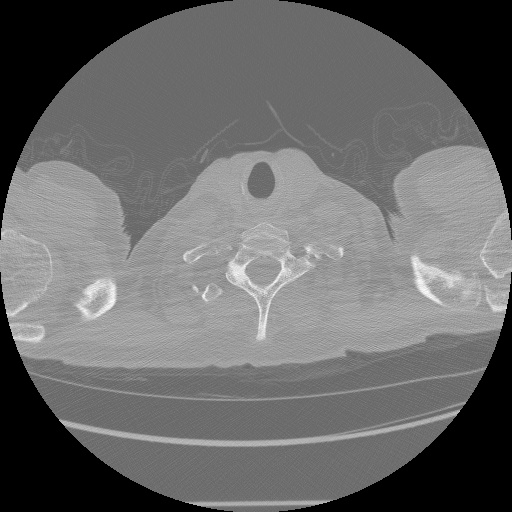
#> input picture sample-dataset/ID00007637202177411956430_0.jpg, 512 x 512 px, found by its file name; its folder holds 5 pictures in this run
$ jupyter execute histograms_with_clusters_and_threshold.ipynb   (shell and % lines are left out)
#> lines starting #> are read from the running program, lines starting #| are printed output that depends on the picture; after the words box and inside, x2 and y2 are one past the last pixel; in counts of white or black regions, pixels touching at a corner belong together; long printed decimals are rounded
[cell 1]
import os
import cv2
from sklearn.cluster import KMeans
from matplotlib.patches import Rectangle
from skimage.morphology import erosion, opening, square, disk

import pandas as pd
import numpy as np
import matplotlib.pyplot as plt

[cell 2]
def readSortedSlices(path):

    slices = []
    for s in os.listdir(path):
        slices.append(path + '/' + s)
    slices.sort(key = lambda s: int(s[s.find('_') + 1 : s.find('.')]))
    ID = slices[0][slices[0].find('/') + 1 : slices[0].find('_')]
    print('CT scan of Patient %s consists of %d slices.' % (ID, len(slices)))
    return (slices, ID)

def getSliceImages(slices):

    return list(map(readImg, slices))
#> in readImg, img is the input picture: shape (512, 512, 3); min 0, max 255, mean 104.9
#> call 2 of readImg, with showOutput = 0
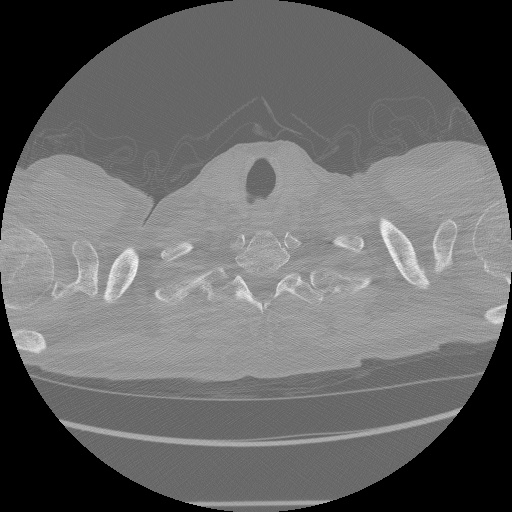
#> input picture sample-dataset/ID00007637202177411956430_1.jpg, 512 x 512 px, found by its file name
#> in readImg, img is the input picture: shape (512, 512, 3); min 0, max 255, mean 102.8
#> call 3 of readImg, with showOutput = 0
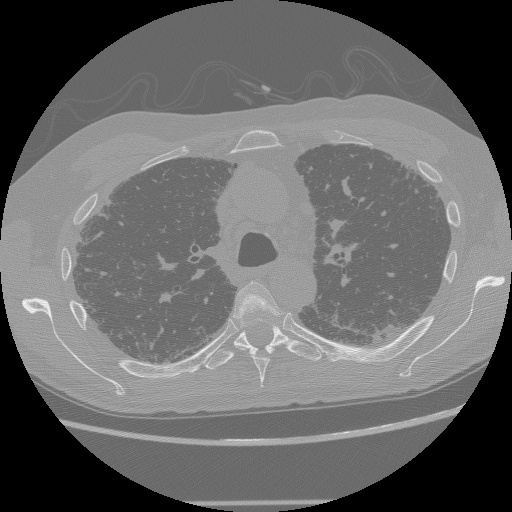
#> input picture sample-dataset/ID00007637202177411956430_10.jpg, 512 x 512 px, found by its file name
#> in readImg, img is the input picture: shape (512, 512, 3); min 0, max 255, mean 103.5
#> call 4 of readImg, with showOutput = 0
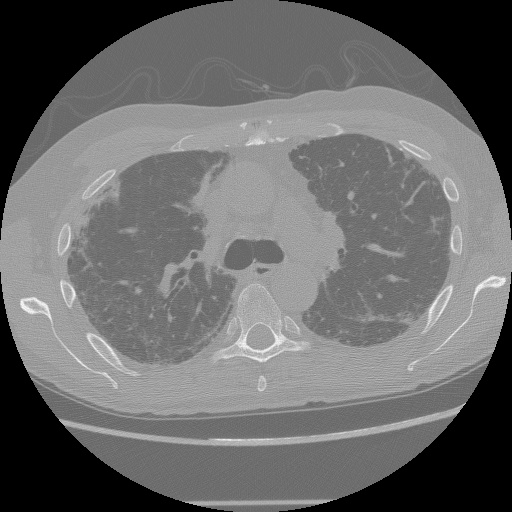
#> input picture sample-dataset/ID00007637202177411956430_11.jpg, 512 x 512 px, found by its file name
#> in readImg, img is the input picture: shape (512, 512, 3); min 0, max 255, mean 106.1
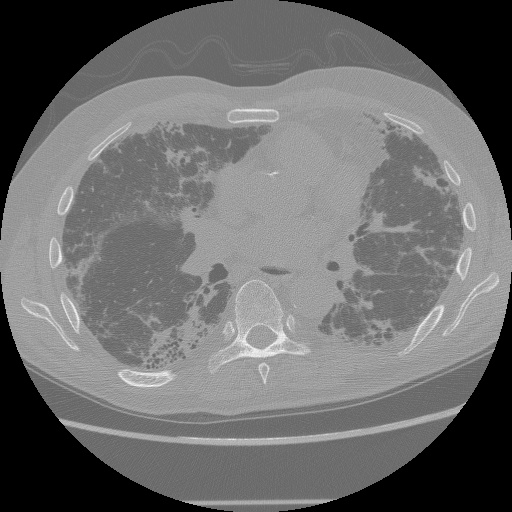
#> input picture sample-dataset/ID00007637202177411956430_16.jpg, 512 x 512 px, found by its file name
#> in readImg, img is the input picture: shape (512, 512, 3); min 0, max 254, mean 107.6

def readImg(path, showOutput=0):

    img = cv2.imread(path)
    img = cv2.cvtColor(img, cv2.COLOR_RGB2GRAY)

    if showOutput:
        plt.title('A CT Scan Image Slice')
        plt.imshow(img, cmap='gray')
    return img

[cell 3]
slices, PatientID = readSortedSlices('sample-dataset')
sliceImgs = getSliceImages(slices)
#> sliceImgs = 5 items

[cell 4]
# Select a sample slice to work with
plt.figure(figsize = (12, 6))
im = readImg('sample-dataset/ID00007637202177411956430_16.jpg')
plt.title('Original CT Image')
plt.imshow(im, cmap='gray')

[cell 5]
plt.figure(figsize = (12, 6))

plt.title('Image Histogram')
plt.xlabel('Greyscale Intensity Values [0, 255]')
plt.ylabel('Frequency')
plt.hist(im.ravel(), bins=256)
plt.show()
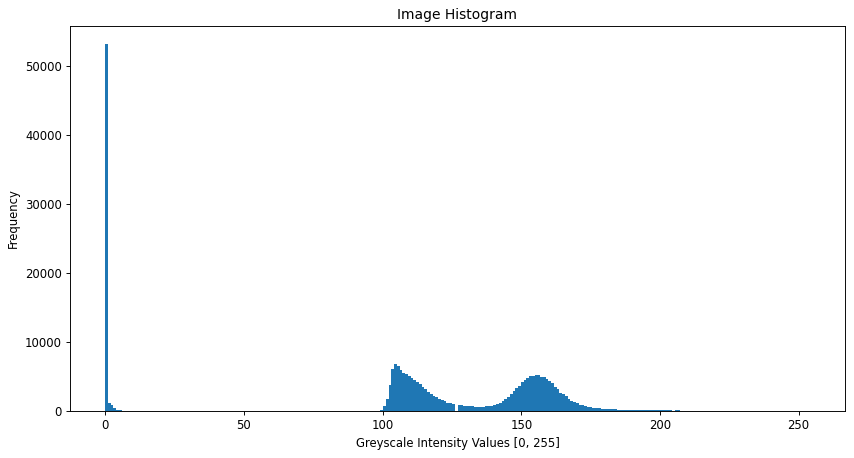
#> figure drawn by matplotlib, 1 panel; tallest bar 53209 high, from x = 0 to 0.992

[cell 6]
im.shape
#> Out = (512, 512)

[cell 7]
imflat = np.reshape(im, im.shape[0] * im.shape[1]).reshape(-1, 1)
print(imflat.shape)
#| (262144, 1)
imflat

[cell 8]
def plotSegmentedImg(img, segmented, K):

    # Plot the segmented image
    fig, (ax1, ax2) = plt.subplots(1, 2, figsize=(12, 6))

    ax1.imshow(img, cmap='gray')
    ax1.set_title('Original Image')
    ax1.axis('off')

    ax2.imshow(segmented)
    ax2.set_title('CT Image on Segmentation with KMeans of K = ' + str(K))
    ax2.axis('off')

def plotHistogram(img, centers=None, kmmodel=None, threshold=None):
    plt.figure(figsize = (16, 8))

    if centers:
        colors = ['red', 'blue', 'green', 'purple', 'black']; i = 0
        y = 20000
        # Center lines on the histogram
        for center in centers.values():
            plt.axvline(x = center, c = colors[i])
            plt.text(x = center + 1,
                     y = y,
                     s = "Center: %.3f"%center[0],
                     c = colors[i])
            i+=1; y = y + 5000

    if threshold:

        center_vals = sorted(centers.values())
        threshold_val = (center_vals[1] + center_vals[2])/2

        plt.axvline(x = threshold_val, c = 'black')
        plt.text(x = threshold_val + 1,
                 y = y + 5000,
                 s = "Threshold: %.3f"%threshold_val,
                 c = 'black')

    plt.title('Image Histogram, KMeans(K=3) Cluster Centers, and Calculated Threshold')
    plt.xlabel('Greyscale Intensity Values [0, 255]')
    plt.ylabel('Frequency')


    N, bins, patches = plt.hist(img.ravel(), bins=256)

    if kmmodel:
        for i in range(0, len(bins) - 1):
            label = kmmodel.predict([[i]])
            patches[i].set_facecolor(colors[label[0]])

    plt.show()

[cell 9]
def applyKMeans(img, K, plot_segmented=0, plot_histogram=0, threshold=0):

    imgflat = np.reshape(img, img.shape[0] * img.shape[1]).reshape(-1, 1)

    kmeans = KMeans(K)

    kmmodel = kmeans.fit(imgflat)

    labels = kmmodel.labels_
    centers = kmmodel.cluster_centers_

    print(len(labels), 'Labels: \n', labels)

    # Center values correspond to intensity values
    print(len(centers), 'Centers: \n', centers)

    # Print centers of labels
    centers_map = dict(zip(np.arange(K), centers))
    print('Labels with corresponding centers:', centers_map)

    segmented = np.array([centers_map[label] for label in labels]).reshape(img.shape[0], img.shape[1])

    segmented = segmented.astype(int)

    if plot_segmented:
        plotSegmentedImg(img, segmented, K)

    if plot_histogram:
        plotHistogram(img, centers_map, kmmodel, threshold=threshold)

    return segmented, labels, centers_map

[cell 10]
segmented, labels, centers = applyKMeans(im, 3, 1, 1, 1)
#> in applyKMeans, `centers = kmmodel.cluster_centers_`: centers = [157.8, 0.0883, 112.1]
#> (printed output is left out)
#| 3 Centers:
#|  [[1.57754682e+02]
#|  [8.82521695e-02]
#|  [1.12125677e+02]]
#> in applyKMeans, `centers_map = dict(zip(np.arange(K), centers))`: centers_map = {0: [157.8], 1: [0.0883], 2: [112.1]}
#| Labels with corresponding centers: {0: array([157.755]), 1: array([0.08825]), 2: array([112.126])}
#> in applyKMeans, `segmented = np.array([centers_map[label] for label in labels]).reshape..`:
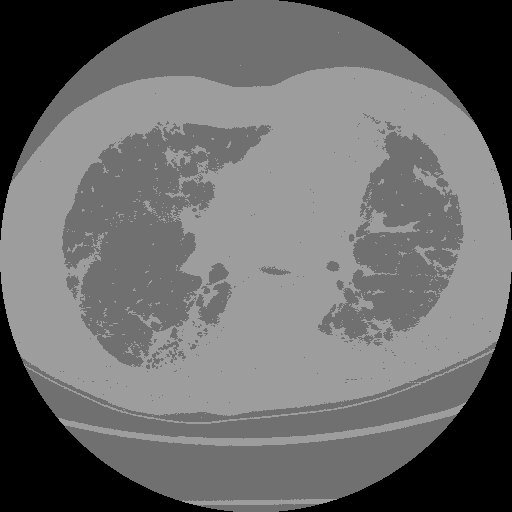
#> segmented: shape (512, 512) float64; min 0.0883, max 157.8, mean 107.6
#> in applyKMeans, `segmented = segmented.astype(int)`:
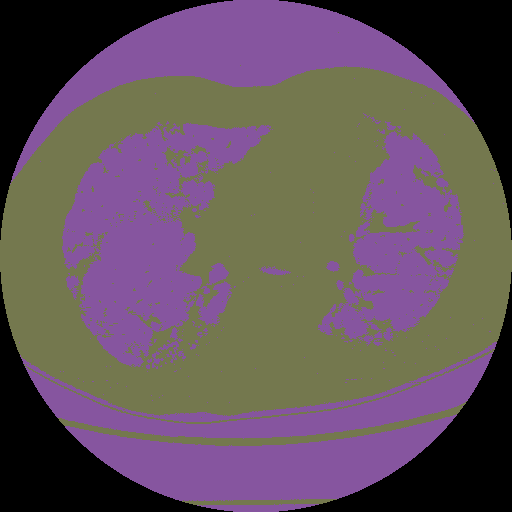
#> segmented: shape (512, 512) int64; 3 distinct labels, from 0 to 157; one colour per label, 0 black
#> the loop in plotHistogram, `for center in centers.values():` made 3 passes
#> (center, y) on passes 1 to 3: ([157.8], 25000), ([0.0883], 30000), ([112.1], 35000)
#> after the loop in plotHistogram, `for center in centers.values():`: i = 3; y = 35000
#> in plotHistogram, `center_vals = sorted(centers.values())`: center_vals = [[0.0883], [112.1], [157.8]]
#> in plotHistogram, `threshold_val = (center_vals[1] + center_vals[2])/2`: threshold_val = [134.9]
#> in plotHistogram, `N, bins, patches = plt.hist(img.ravel(), bins=256)`: N = 256 values, max 53209 at index 0, min 0 at index 9, mean 1024; bins = 257 values from 0 to 254; patches = 256 items
#> the loop in plotHistogram, `for i in range(0, len(bins) - 1):` made 256 passes
#> label on passes 1 to 3: [1], [1], [1]
#> in plotHistogram, `plt.show()`:
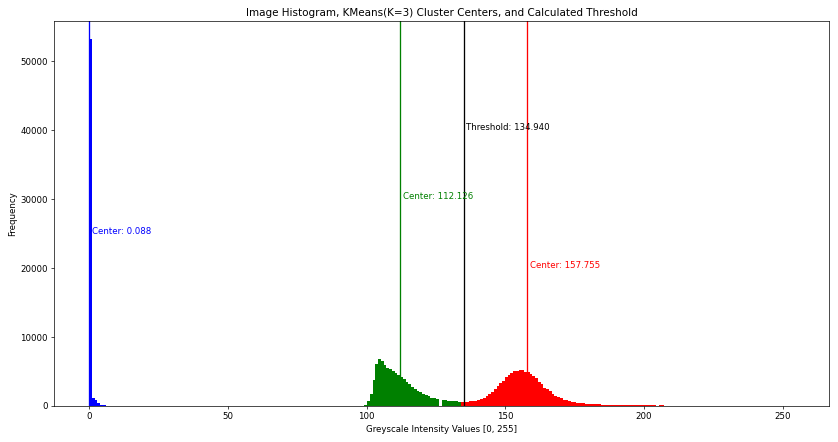
#> figure drawn by matplotlib, 1 panel; tallest bar 53209 high, from x = 0 to 0.992
#> centers = {0: [157.8], 1: [0.0883], 2: [112.1]}

[cell 11]
segmented, labels, centers = applyKMeans(im, 2, 1, 1, 0)
#> call 2 of applyKMeans, with K = 2, plot_segmented = 1, plot_histogram = 1, threshold = 0
#> in applyKMeans (call 2), `centers = kmmodel.cluster_centers_`: centers = [136.7, 0.0883]
#> (printed output is left out)
#| 2 Centers:
#|  [[1.36680242e+02]
#|  [8.82521695e-02]]
#> in applyKMeans (call 2), `centers_map = dict(zip(np.arange(K), centers))`: centers_map = {0: [136.7], 1: [0.0883]}
#| Labels with corresponding centers: {0: array([136.680]), 1: array([0.08825])}
#> in applyKMeans (call 2), `segmented = np.array([centers_map[label] for label in labels]).reshape..`:
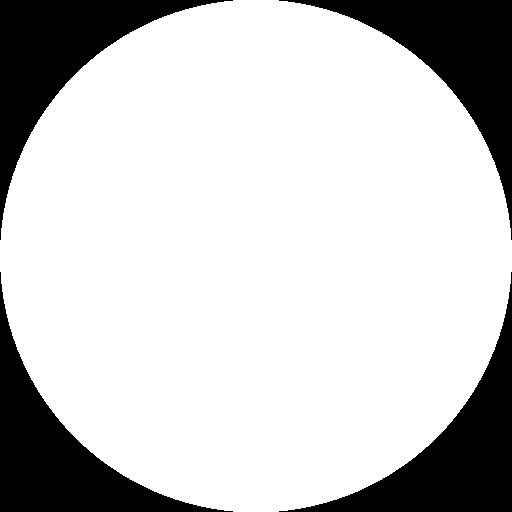
#> segmented: shape (512, 512) float64; values 0.0883 (black) and 136.7 (white), 78.7% white; 4 black regions, box (x1, y1, x2, y2) and area: (0, 0, 233, 240) 13943, (279, 0, 512, 240) 13943, (0, 272, 233, 512) 13943, (279, 272, 512, 512) 13943
#> call 2 of plotHistogram, with threshold = 0
#> the loop in plotHistogram (call 2), `for center in centers.values():` made 2 passes
#> (center, i, y) on passes 1 to 2: ([136.7], 1, 25000), ([0.0883], 2, 30000)
#> after the loop in plotHistogram (call 2), `for center in centers.values():`: i = 2; y = 30000
#> in plotHistogram (call 2), `plt.show()`:
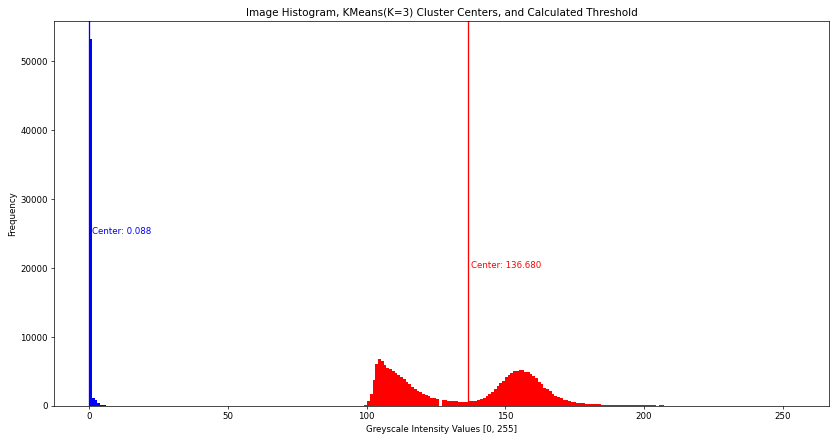
#> figure drawn by matplotlib, 1 panel; tallest bar 53209 high, from x = 0 to 0.992
#> centers = {0: [136.7], 1: [0.0883]}
